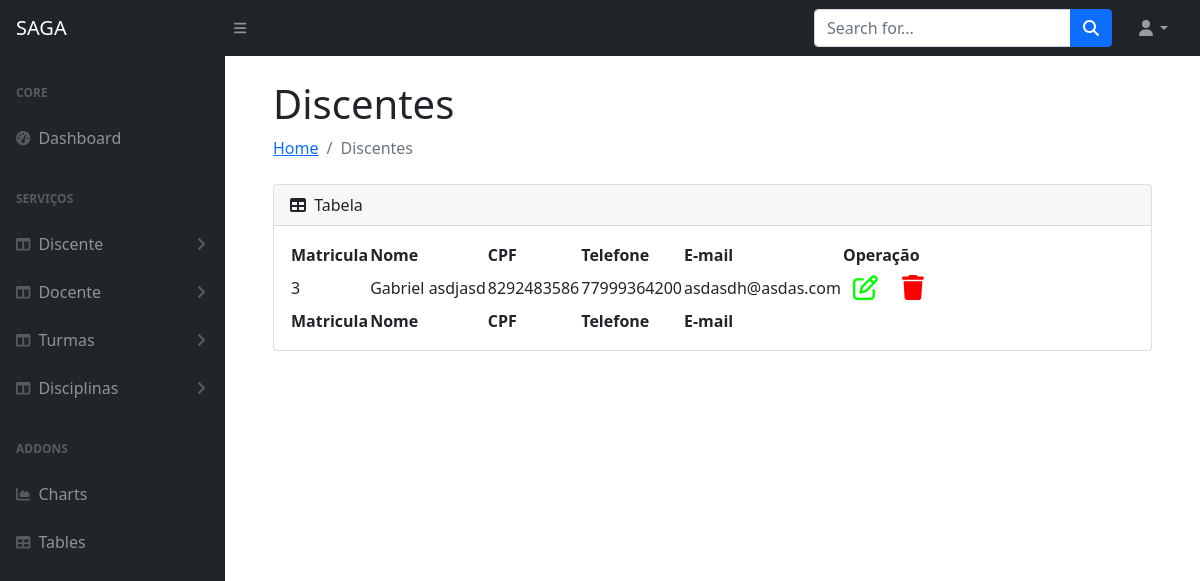
Before: /discentes with the older database file.
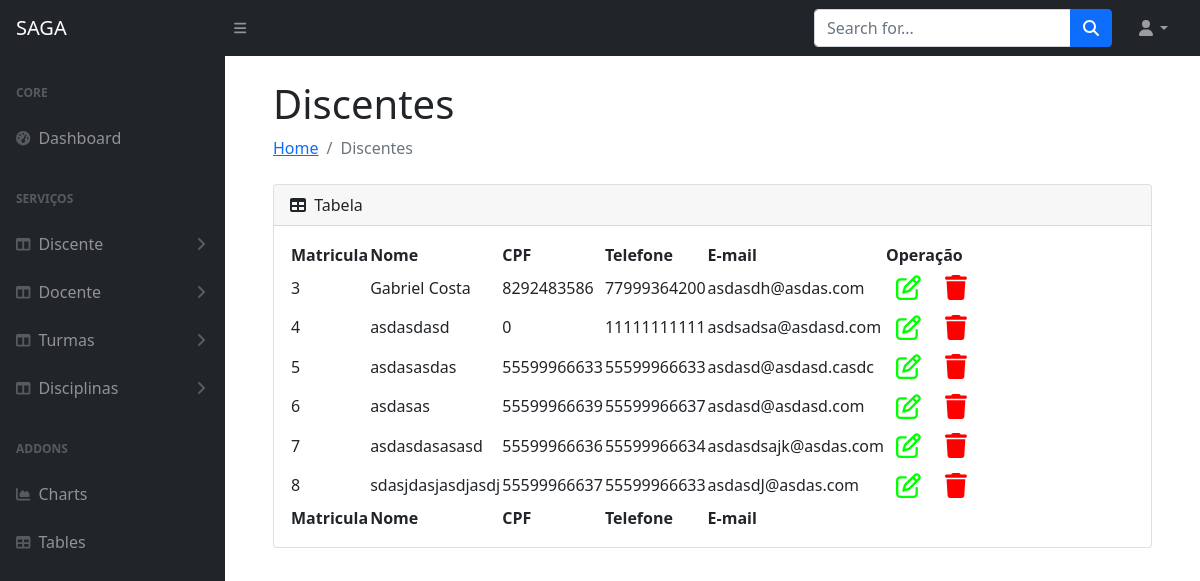
After: the same page with the newer database file.
### appacademico/models.py (models this page shows, shortened)
class Usuario(models.Model):
    matricula=models.AutoField(primary_key=True)
    nome = models.CharField(max_length=150)
    cpf = models.IntegerField()
    telefone=models.IntegerField()
    email=models.EmailField(max_length=50)
    class Meta:
        abstract = True

class Aluno(Usuario):
    pass

### appacademico/views.py (the view)
# urls.py: path('discentes', views.discentes, name='discentes'),
def discentes(request):
    discente = Aluno.objects.all()
    return render(request, 'mostrar_todos.html', {'discente': discente})

### appacademico/templates/mostrar_todos.html (shortened to what this page needs)
{% extends 'index.html' %}
{% load static %}
{% load bootstrap4 %}
{% block h1 %}
{% if docente %}
Docentes
{% elif discente %}
Discentes
{% elif disciplina %}
Disciplinas
{% elif turmas %}
Turmas
{% endif %}
{% endblock %}
{% block li %}
{% if docente %}
Docentes
{% elif discente %}
Discentes
{% elif disciplina %}
Disciplinas
{% elif turmas %}
Turmas
{% endif %}
{% endblock %}
{% block content %}
<div class="card mb-4">
    <div class="card-header">
        <i class="fas fa-table me-1"></i>
        Tabela
    </div>
    <div class="card-body">
        <table id="datatablesSimple">
            <thead>
                {% if turmas %}
                <tr>
                    <th>Código da Turma</th>
                    <th>Disciplinas</th>
                    <th>Operação</th>
                </tr>
                {% else %}
                <tr>
                    <th>Matricula</th>
                    <th>Nome</th>
                    <th>CPF</th>
                    <th>Telefone</th>
                    <th>E-mail</th>
                    <th>Operação</th>
                </tr>
                {% endif %}
            </thead>
            <tfoot>
                <tr>
                    <th>Matricula</th>
                    <th>Nome</th>
                    <th>CPF</th>
                    <th>Telefone</th>
                    <th>E-mail</th>
                </tr>
            </tfoot>
            <tbody>
                {% if docente %}
                {% for professor in docente %}
                <tr>
                    <td>{{professor.matricula}}</td>
                    <td>{{professor.nome}}</td>
                    <td>{{professor.cpf}}</td>
                    <td>{{professor.telefone}}</td>
                    <td>{{professor.email}}</td>
                    <td>
                        <a href="{% url 'editar_docente' professor.matricula %}"
                            style="padding: 10px; color: rgb(0, 255, 0); font-size: 25px;"><i
                                class="fa-regular fa-pen-to-square"></i></a>
                        <a href="{% url 'del_docente' professor.matricula %}"
                            style="padding: 10px; color: rgb(255, 0, 0); font-size: 25px;"><i
                                class="fa-solid fa-trash"></i></a>
                    </td>
                </tr>
                {% endfor %}
                {% elif discente %}
                {% for aluno in discente %}
                <tr>
                    <td>{{aluno.matricula}}</td>
                    <td>{{aluno.nome}}</td>
                    <td>{{aluno.cpf}}</td>
                    <td>{{aluno.telefone}}</td>
                    <td>{{aluno.email}}</td>
                    <td>
                        <a href="{% url 'editar_discente' aluno.matricula %}"
                            style="padding: 10px; color: rgb(0, 255, 0); font-size: 25px;"><i
                                class="fa-regular fa-pen-to-square"></i></a>
                        <a href="{% url 'del_discente' aluno.matricula %}"
                            style="padding: 10px; color: rgb(255, 0, 0); font-size: 25px;"><i
                                class="fa-solid fa-trash"></i></a>
                    </td>
                </tr>
                {% endfor %}
                {% endif %}
            </tbody>
        </table>
    </div>
</div>
</div>
</main>
{% endblock %}

### appacademico/templates/index.html (shortened to what this page needs)
{% load static %}
{% load bootstrap4 %}
<!DOCTYPE html>
<html lang="pt-br">
<head>
    <link rel="stylesheet" href="{% static 'css/style1.css' %}">
    <link rel="stylesheet" href="https://cdn.jsdelivr.net/npm/bootstrap@5.2.0/dist/css/bootstrap.min.css"ntegrity="sha384-gH2yIJqKdNHPEq0n4Mqa/HGKIhSkIHeL5AyhkYV8i59U5AR6csBvApHHNl/vI1Bx">
    <link href="https://cdn.jsdelivr.net/npm/simple-datatables@latest/dist/style.css" rel="stylesheet" />
    <link href="{% static 'css/styles.css' %}" rel="stylesheet" />
</head>
<body class="sb-nav-fixed">
    <nav class="sb-topnav navbar navbar-expand navbar-dark bg-dark">
        <a class="navbar-brand ps-3" href="{% url 'index' %}">SAGA</a>
        <button class="btn btn-link btn-sm order-1 order-lg-0 me-4 me-lg-0" id="sidebarToggle" href="#!"><i class="fas fa-bars"></i></button>
        <form class="d-none d-md-inline-block form-inline ms-auto me-0 me-md-3 my-2 my-md-0">
            <div class="input-group">
                <input class="form-control" type="text" placeholder="Search for..." aria-label="Search for..." aria-describedby="btnNavbarSearch" />
                <button class="btn btn-primary" id="btnNavbarSearch" type="button"><i class="fas fa-search"></i></button>
            </div>
        </form>
        <ul class="navbar-nav ms-auto ms-md-0 me-3 me-lg-4">
            <li class="nav-item dropdown">
                <a class="nav-link dropdown-toggle" id="navbarDropdown" href="#" role="button" data-bs-toggle="dropdown" aria-expanded="false"><i class="fas fa-user fa-fw"></i></a>
            </li>
        </ul>
    </nav>
    <div id="layoutSidenav">
        <div id="layoutSidenav_nav">
            <nav class="sb-sidenav accordion sb-sidenav-dark" id="sidenavAccordion">
                <div class="sb-sidenav-menu">
                    <div class="nav">
                        <div class="sb-sidenav-menu-heading">Core</div>
                        <a class="nav-link" href="{% url 'index' %}">
                            <div class="sb-nav-link-icon"><i class="fas fa-tachometer-alt"></i></div>
                            Dashboard
                        </a>
                        <div class="sb-sidenav-menu-heading">Serviços</div>
                        <a class="nav-link collapsed" href="#" data-bs-toggle="collapse"
                            data-bs-target="#collapseLayoutsdiscente" aria-expanded="false"
                            aria-controls="collapseLayouts">
                            <div class="sb-nav-link-icon"><i class="fas fa-columns"></i></div>
                            Discente
                            <div class="sb-sidenav-collapse-arrow"><i class="fas fa-angle-down"></i></div>
                        </a>
                        <a class="nav-link collapsed" href="#" data-bs-toggle="collapse"
                            data-bs-target="#collapseLayoutsdocente" aria-expanded="false"
                            aria-controls="collapseLayouts">
                            <div class="sb-nav-link-icon"><i class="fas fa-columns"></i></div>
                            Docente
                            <div class="sb-sidenav-collapse-arrow"><i class="fas fa-angle-down"></i></div>
                        </a>
                        <a class="nav-link collapsed" href="#" data-bs-toggle="collapse"
                            data-bs-target="#collapseLayoutsturma" aria-expanded="false"
                            aria-controls="collapseLayouts">
                            <div class="sb-nav-link-icon"><i class="fas fa-columns"></i></div>
                            Turmas
                            <div class="sb-sidenav-collapse-arrow"><i class="fas fa-angle-down"></i></div>
                        </a>
                        <a class="nav-link collapsed" href="#" data-bs-toggle="collapse"
                            data-bs-target="#collapseLayoutsdisciplina" aria-expanded="false"
                            aria-controls="collapseLayouts">
                            <div class="sb-nav-link-icon"><i class="fas fa-columns"></i></div>
                            Disciplinas
                            <div class="sb-sidenav-collapse-arrow"><i class="fas fa-angle-down"></i></div>
                        </a>
                        <div class="sb-sidenav-menu-heading">Addons</div>
                        <a class="nav-link" href="charts.html">
                            <div class="sb-nav-link-icon"><i class="fas fa-chart-area"></i></div>
                            Charts
                        </a>
                        <a class="nav-link" href="tables.html">
                            <div class="sb-nav-link-icon"><i class="fas fa-table"></i></div>
                            Tables
                        </a>
                    </div>
                </div>
            </nav>
        </div>
        <div id="layoutSidenav_content">
            <main>
                <div class="container-fluid px-4">
                    <div class="container-fluid px-4">
                        <h1 class="mt-4">{% block h1 %}{% endblock %}</h1>
                        <ol class="breadcrumb mb-4">
                            <li class="breadcrumb-item"><a href="{% url 'index' %}">Home</a></li>
                            <li class="breadcrumb-item active">{% block li %}{% endblock %}</li>
                        </ol>
                        {% block content %}{% endblock %}
                    </div>
                </div>
</body>
</html>

### appacademico/templates/static/css/style1.css (style rules this page uses)
body { background-color: #1E0731; text-align: center; }

Changed rows visible on the page:
changed Aluno "asdasdh@asdas.com": nome "Gabriel asdjasd" → "Gabriel Costa"
added Aluno: matricula "4", nome "asdasdasd", cpf "0", telefone "11111111111", email "asdsadsa@asdasd.com"
added Aluno: matricula "5", nome "asdasasdas", cpf "55599966633", telefone "55599966633", email "asdasd@asdasd.casdc"
added Aluno: matricula "6", nome "asdasas", cpf "55599966639", telefone "55599966637", email "asdasd@asdasd.com"
added Aluno: matricula "7", nome "asdasdasasasd", cpf "55599966636", telefone "55599966634", email "asdasdsajk@asdas.com"
added Aluno: matricula "8", nome "sdasjdasjasdjasdj", cpf "55599966637", telefone "55599966633", email "asdasdJ@asdas.com"
